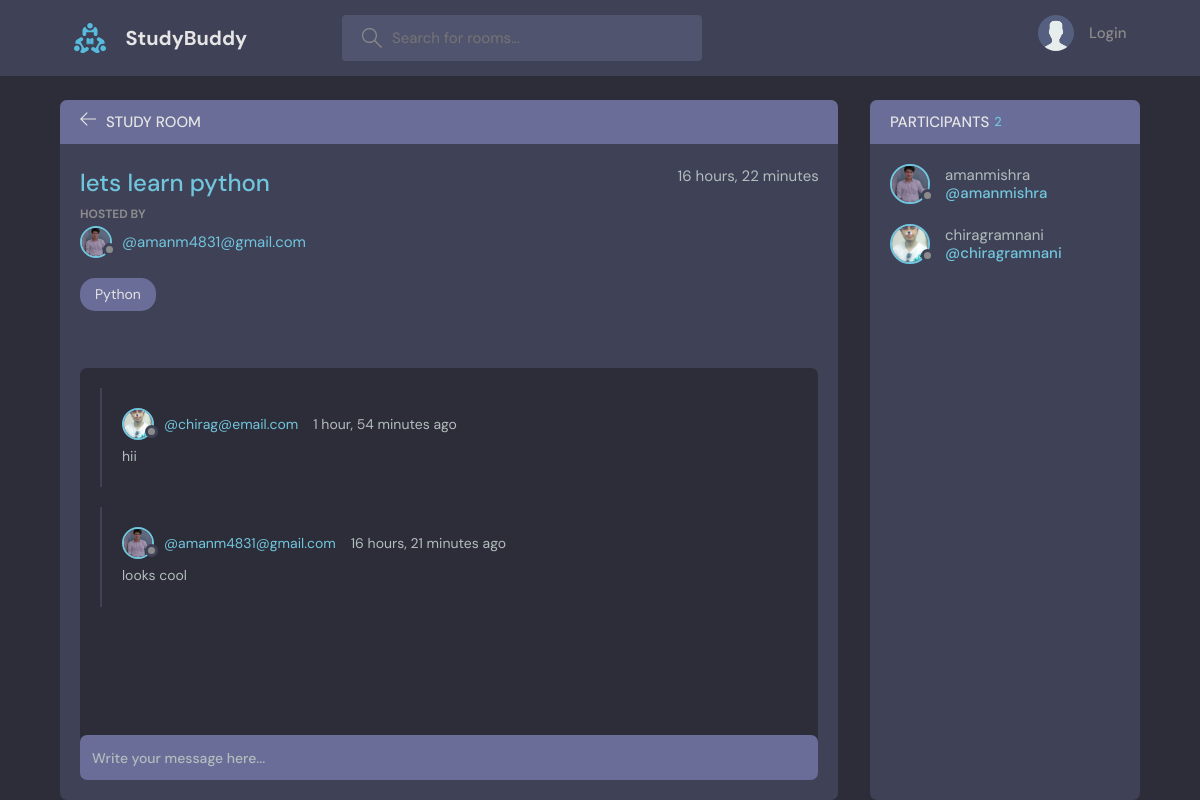
The page /room/1/ on the database its author committed.
### base/models.py (models this page shows, shortened)
class Room(models.Model):
    host =  models.ForeignKey(User, on_delete=models.SET_NULL, null=True)
    topic = models.ForeignKey(Topic, on_delete=models.SET_NULL, null=True)
    name = models.CharField(max_length=200)
    description = models.TextField(null=True, blank=True)
    participants = models.ManyToManyField(User, related_name='participants', blank=True)
    updated = models.DateTimeField(auto_now=True)
    created = models.DateTimeField(auto_now_add=True)
    class Meta:
        ordering = ['-updated', '-created']

class User(AbstractUser):
    name = models.CharField(max_length=200, null=True)
    email = models.EmailField(unique=True,  null=True)
    bio = models.TextField(null=True)
    avatar = models.ImageField(null=True, default="avatar.svg")
    USERNAME_FIELD = 'email'
    REQUIRED_FIELDS = []

class Topic(models.Model):
    name = models.CharField(max_length=200)
    def __str__(self):
        return self.name

class Message(models.Model):
    user = models.ForeignKey(User, on_delete=models.CASCADE)
    room = models.ForeignKey(Room, on_delete=models.CASCADE)
    body = models.TextField()
    updated = models.DateTimeField(auto_now=True)
    created = models.DateTimeField(auto_now_add=True)
    class Meta:
        ordering = ['-updated', '-created']

### base/views.py (the view, shortened to what this page needs)
# urls.py: path('room/<str:pk>/',views.room,name= "room"),
def room(request,pk):
    room = Room.objects.get(id=pk)
    room_messages = room.message_set.all().order_by('-created')
    participants = room.participants.all()
    context = {'room' : room, 'room_messages': room_messages, 'participants': participants}
    return render(request, 'base/room.html',context)

### Templates/base/room.html (shortened to what this page needs)
{% extends 'main.html' %}
{% block content %}
    <main class="profile-page layout layout--2">
      <div class="container">
        <div class="room">
          <div class="room__top">
            <div class="room__topLeft">
              <a href="{% url 'home' %}">
                <svg version="1.1" xmlns="http://www.w3.org/2000/svg" width="32" height="32" viewBox="0 0 32 32">
                  <title>arrow-left</title>
                  <path
                    d="M13.723 2.286l-13.723 13.714 13.719 13.714 1.616-1.611-10.96-10.96h27.625v-2.286h-27.625l10.965-10.965-1.616-1.607z"
                  ></path>
                </svg>
              </a>
              <h3>Study Room</h3>
            </div>
          </div>
          <div class="room__box scroll">
            <div class="room__header scroll">
              <div class="room__info">
                <h3>{{room.name}}</h3>
                <span>{{room.created|timesince}}</span>
              </div>
              <div class="room__hosted">
                <p>Hosted By</p>
                <a href="{% url 'user-profile' room.host.id %}" class="room__author">
                  <div class="avatar avatar--small">
                    <img src="{{room.host.avatar.url}}" />
                  </div>
                  <span>@{{room.host}}</span>
                </a>
              </div>
              <span class="room__topics">{{room.topic}}</span>
            </div>
            <div class="room__conversation">
              <div class="threads scroll">
                {% for message in room_messages %}
                <div class="thread">
                  <div class="thread__top">
                    <div class="thread__author">
                      <a href="{% url 'user-profile' message.user.id %}" class="thread__authorInfo">
                        <div class="avatar avatar--small">
                          <img src="{{message.user.avatar.url}}" />
                        </div>
                        <span>@{{message.user}}</span>
                      </a>
                      <span class="thread__date">{{message.created|timesince}} ago</span>
                    </div>
                  </div>
                  <div class="thread__details">
                    {{message.body}}
                  </div>
                </div>
                {% endfor %}
              </div>
            </div>
          </div>
          <div class="room__message">
            <form action="" method="POST">
              <input name="body" placeholder="Write your message here..." />
            </form>
          </div>
        </div>
        <div class="participants">
          <h3 class="participants__top">Participants <span>{{participants.count}}</span></h3>
          <div class="participants__list scroll">
            {% for user in participants %}
            <a href="{% url 'user-profile' user.id %}" class="participant">
              <div class="avatar avatar--medium">
                <img src="{{user.avatar.url}}" />
              </div>
              <p>
                {{user.username}}
                <span>@{{user.username}}</span>
              </p>
            </a>
            {% endfor %}
          </div>
        </div>
      </div>
    </main>
{% endblock %}

### rows shown on the page
Room: name "lets learn python", created "16 hours, 22 minutes", host.avatar (picture), host "amanm4831@gmail.com", topic "Python"
Message: user.avatar (picture), user "chirag@email.com", created "1 hour, 54 minutes", body "hii"
Message: user.avatar (picture), user "amanm4831@gmail.com", created "16 hours, 21 minutes", body "looks cool"
User: avatar (picture), username "amanmishra"
User: avatar (picture), username "chiragramnani"

### other values the page prints
{{ participants.count }} "2"
